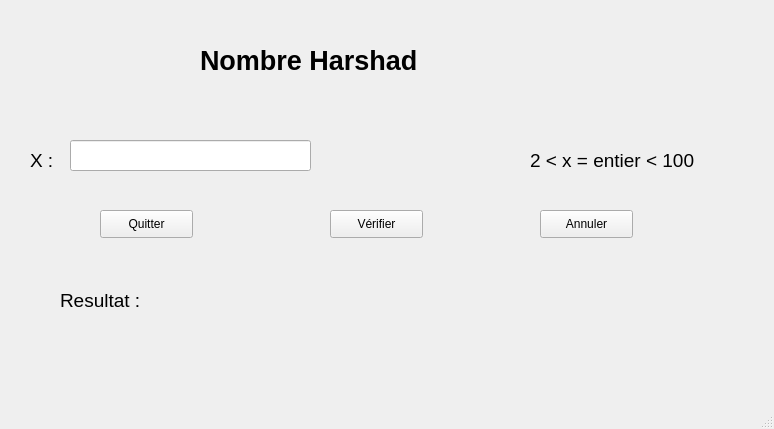
<?xml version="1.0" encoding="UTF-8"?>
<ui version="4.0">
 <class>MainWindow</class>
 <widget class="QMainWindow" name="MainWindow">
  <property name="geometry">
   <rect>
    <x>0</x>
    <y>0</y>
    <width>774</width>
    <height>429</height>
   </rect>
  </property>
  <property name="windowTitle">
   <string>Nombre Harshad</string>
  </property>
  <widget class="QWidget" name="centralwidget">
   <widget class="QLabel" name="label">
    <property name="geometry">
     <rect>
      <x>200</x>
      <y>30</y>
      <width>331</width>
      <height>61</height>
     </rect>
    </property>
    <property name="font">
     <font>
      <pointsize>20</pointsize>
      <weight>75</weight>
      <bold>true</bold>
     </font>
    </property>
    <property name="text">
     <string>Nombre Harshad</string>
    </property>
   </widget>
   <widget class="QLabel" name="label_2">
    <property name="geometry">
     <rect>
      <x>30</x>
      <y>140</y>
      <width>101</width>
      <height>41</height>
     </rect>
    </property>
    <property name="font">
     <font>
      <pointsize>14</pointsize>
     </font>
    </property>
    <property name="text">
     <string>X :</string>
    </property>
   </widget>
   <widget class="QLineEdit" name="lineEdit">
    <property name="geometry">
     <rect>
      <x>70</x>
      <y>140</y>
      <width>241</width>
      <height>31</height>
     </rect>
    </property>
   </widget>
   <widget class="QLabel" name="label_3">
    <property name="geometry">
     <rect>
      <x>530</x>
      <y>140</y>
      <width>231</width>
      <height>41</height>
     </rect>
    </property>
    <property name="font">
     <font>
      <pointsize>14</pointsize>
     </font>
    </property>
    <property name="text">
     <string>2 &lt; x = entier &lt; 100</string>
    </property>
   </widget>
   <widget class="QPushButton" name="pushButton">
    <property name="geometry">
     <rect>
      <x>330</x>
      <y>210</y>
      <width>93</width>
      <height>28</height>
     </rect>
    </property>
    <property name="text">
     <string>Vérifier</string>
    </property>
   </widget>
   <widget class="QLabel" name="label_4">
    <property name="geometry">
     <rect>
      <x>60</x>
      <y>280</y>
      <width>121</width>
      <height>41</height>
     </rect>
    </property>
    <property name="font">
     <font>
      <pointsize>14</pointsize>
     </font>
    </property>
    <property name="text">
     <string>Resultat :</string>
    </property>
   </widget>
   <widget class="QLabel" name="label_5">
    <property name="geometry">
     <rect>
      <x>170</x>
      <y>280</y>
      <width>431</width>
      <height>41</height>
     </rect>
    </property>
    <property name="font">
     <font>
      <pointsize>14</pointsize>
     </font>
    </property>
    <property name="text">
     <string/>
    </property>
   </widget>
   <widget class="QPushButton" name="pushButton_2">
    <property name="geometry">
     <rect>
      <x>540</x>
      <y>210</y>
      <width>93</width>
      <height>28</height>
     </rect>
    </property>
    <property name="text">
     <string>Annuler</string>
    </property>
   </widget>
   <widget class="QPushButton" name="pushButton_3">
    <property name="geometry">
     <rect>
      <x>100</x>
      <y>210</y>
      <width>93</width>
      <height>28</height>
     </rect>
    </property>
    <property name="text">
     <string>Quitter</string>
    </property>
   </widget>
  </widget>
  <widget class="QStatusBar" name="statusbar"/>
 </widget>
 <resources/>
 <connections/>
</ui>
